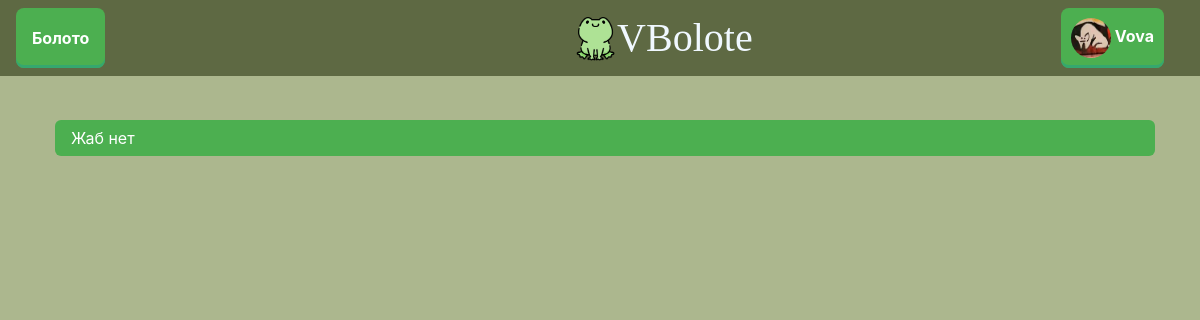
/user_zhabs/1 (signed in), run on an earlier commit of the app's database.
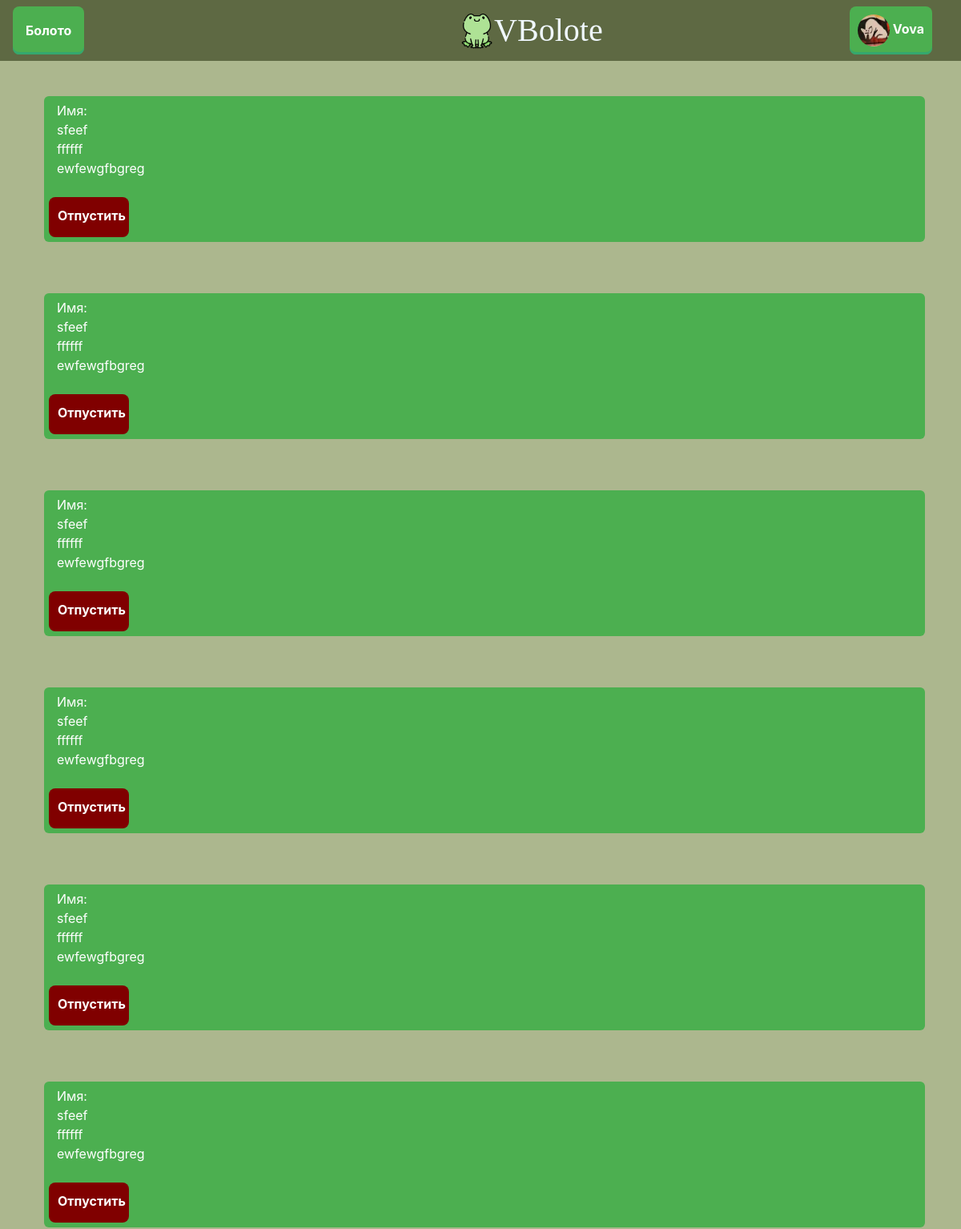
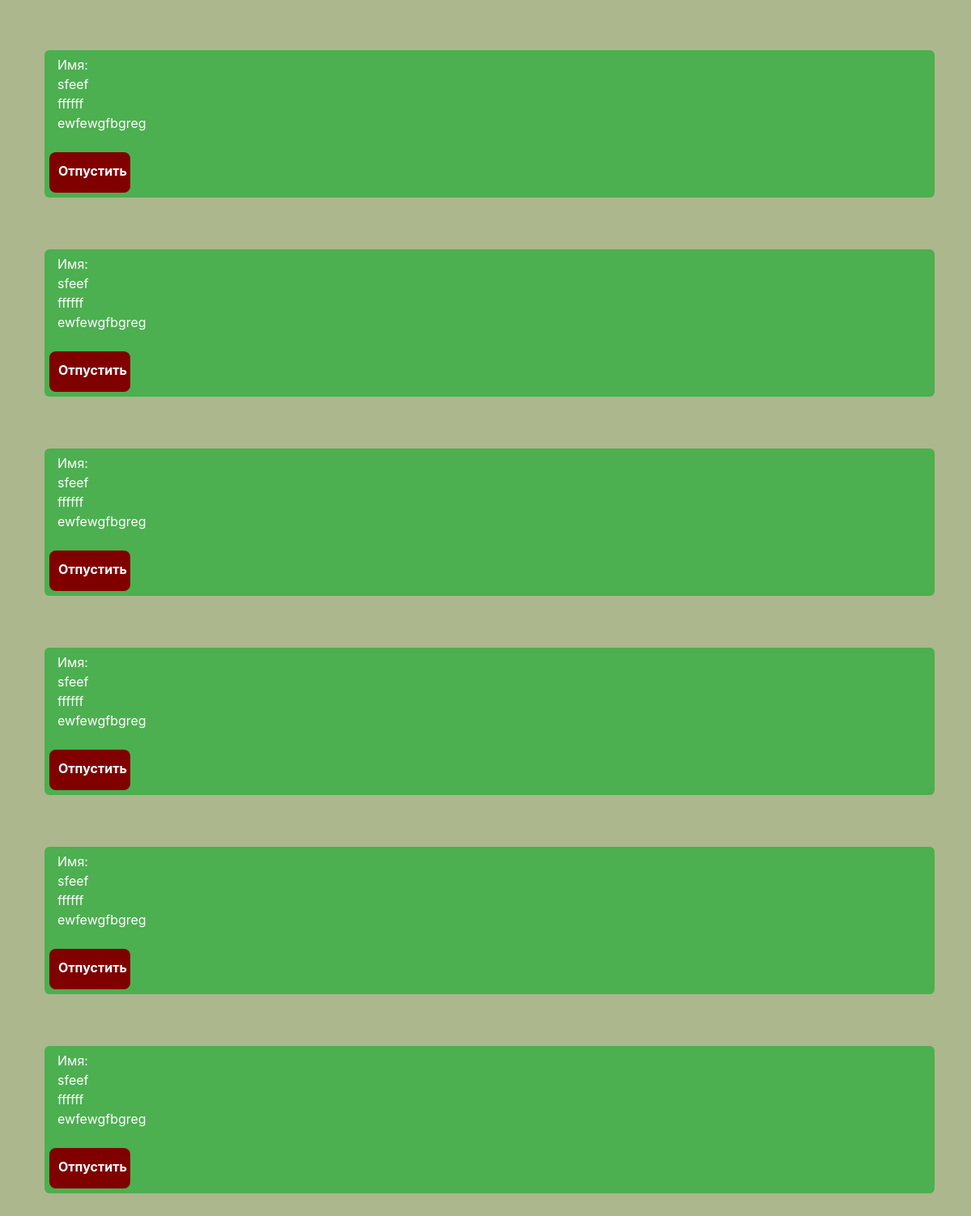
And on a later commit of the database (2 pictures, top to bottom).
### data/users.py (models this page shows, shortened)
class User(SqlAlchemyBase, UserMixin, SerializerMixin):
    __tablename__ = 'users'
    id = sqlalchemy.Column(sqlalchemy.Integer,
                                primary_key=True, autoincrement=True)
    name = sqlalchemy.Column(sqlalchemy.String, nullable=True)
    email = sqlalchemy.Column(sqlalchemy.String,
                              index=True, unique=True, nullable=True)
    hashed_password = sqlalchemy.Column(sqlalchemy.String, nullable=True)
    about = sqlalchemy.Column(sqlalchemy.String, nullable=False,
                              default='')
    au_attitude = sqlalchemy.Column(sqlalchemy.String, nullable=False,
                                    default='')
    frog_attitude = sqlalchemy.Column(sqlalchemy.String, nullable=False,
                                      default='')
    pic = sqlalchemy.Column(sqlalchemy.Integer, default=0)

### data/zhabs.py (models this page shows)
class Zhaba(SqlAlchemyBase, UserMixin, SerializerMixin):
    __tablename__ = 'zhabs'
    id = sqlalchemy.Column(sqlalchemy.Integer, primary_key=True, autoincrement=True)
    name1 = sqlalchemy.Column(sqlalchemy.String, nullable=True)
    name2 = sqlalchemy.Column(sqlalchemy.String, nullable=True)
    name3 = sqlalchemy.Column(sqlalchemy.String, nullable=True)
    pw = sqlalchemy.Column(sqlalchemy.Integer, nullable=True)
    u_id = sqlalchemy.Column(sqlalchemy.Integer, nullable=True, default=0)

### flask_app.py (the view)
@app.route('/user_zhabs/<int:u_id>')
@login_required
def u_zhabs(u_id):
    db_sess = db_session.create_session()
    user = db_sess.query(User).filter(User.id == u_id).first()
    return render_template('u_zh.html',
                           zhabs=ZhM.all_zh(u_id),
                           user=user
                           )

### data/db_session.py (called while the page is built)
def create_session() -> Session:
    global __factory
    return __factory()

### flask_app.py (called while the page is built)
@login_manager.user_loader
def load_user(user_id):
    db_sess = db_session.create_session()
    return db_sess.query(User).get(user_id)

    @staticmethod
    def all_zh(u_id):
        db_sess = db_session.create_session()
        return db_sess.query(Zhaba).filter(Zhaba.u_id == u_id).all()

### templates/u_zh.html
{% extends "base.html" %}
{% block content %}
    <br>
    {% if zhabs%}
        {% for zh in zhabs %}
            <div class="news">
                <span class="news-text">Имя:</span>
                <span class="news-text">{{ zh.name1 }}</span>
                <span class="news-text">{{ zh.name2 }}</span>
                <span class="news-text">{{ zh.name3 }}</span>
                {% if user.id == current_user.id %}
                    <br>
                    <a class="btn btn-danger dislike" href="/release_frog/{{zh.id}}">Отпустить</a>
                {% endif %}
            </div>
            <br>
        {% endfor %}
    {% else %}
        <div class="news">
                <span class="news-text">Жаб нет</span>
        </div>
    {% endif %}
{% endblock %}

### templates/base.html (shortened to what this page needs)
<!doctype html>
<html lang="en">
<head>
    <link rel="stylesheet"
          href="https://stackpath.bootstrapcdn.com/bootstrap/4.4.1/css/bootstrap.min.css"
>
    <link rel="stylesheet" href= "{{ url_for('static', filename='css/decor.css') }}">
</head>
<body>
<header>
    <nav class="navbar navbar-light" style="background-color: #5e6943;">
        <div class="dropdown">
          <button class="dropbtn">Болото</button>
        </div>
        <a type="button" class="AppName" href="/"><img src="../static/img/icon_frog.png" height="50" alt="...">VBolote</a>
            {% if current_user.is_authenticated %}
                <div class="dropdown">
                  <button class="dropbtn user">
                      <img src="../static/img/pics/pic{{current_user.pic}}.jpg" class = "mini_user_pic" alt="аватарка"/>
                      {{ current_user.name }}
                  </button>
                </div>
            {% else %}
                <div class="btn-group" role="group" aria-label="Basic mixed styles example">
                  <a type="button" class="btn btn-login" href="/login">Войти</a>
                  <a type="button" class="btn btn-reg" href="/register">Зарегистрироваться</a>
                </div>
            {% endif %}
    </nav>
</header>
<main role="main" class="container">
    {% block content %}{% endblock %}
</main>
</body>
</html>

### static/css/decor.css (style rules this page uses)
.dropbtn { background-color: #4CAF50; color: white; padding: 16px; font-size: 16px; border: none; }
.dropdown { position: relative; display: inline-block; }
body { background-color: #acb78e; color: aliceblue; }
header { background-color: #5e6943; }
.AppName { color: aliceblue; padding-left: 4em; font-size: 40px; font-family: "Voguer Sans Free" }
button { height: 60px; font-weight: 700; color: #7b917b; text-decoration: none; padding: .5em 2em; border-radius: 8px; background: rgb(123, 145, 123); box-shadow: 0 -3px rgb(53, 167, 110) inset; transition: 0.2s; }
button.user { background-color: #4CAF50; color: white; padding: 10px; font-size: 16px; border: none; margin-right: 20px; }
.news { display: flex; justify-content: space-around; flex-direction: column; margin-left: 10px; margin-top: 20px; margin-bottom: 20px; background-color: #4CAF50; color: white; padding: 6px; border-radius: 6px; }
.news-text { padding-left: 10px; }
.btn-primary, .btn-danger { height: 50px; font-weight: 700; color: white; text-decoration: none; border-radius: 8px; background: #4CAF50; transition: 0.2s; padding: 10px; border-color: transparent; }
.btn-danger { background-color: maroon; }
a.dislike { display: flex; justify-content: flex-start; width: 100px; }
.mini_user_pic { Width: 40px; Height: 40px; border-radius: 50%; }

What changed in the data, as far as the page shows it:
added Zhaba: name1 "sfeef", name2 "ffffff", name3 "ewfewgfbgreg"
added Zhaba: name1 "sfeef", name2 "ffffff", name3 "ewfewgfbgreg"
added Zhaba: name1 "sfeef", name2 "ffffff", name3 "ewfewgfbgreg"
added Zhaba: name1 "sfeef", name2 "ffffff", name3 "ewfewgfbgreg"
added Zhaba: name1 "sfeef", name2 "ffffff", name3 "ewfewgfbgreg"
added Zhaba: name1 "sfeef", name2 "ffffff", name3 "ewfewgfbgreg"
added Zhaba: name1 "sfeef", name2 "ffffff", name3 "ewfewgfbgreg"
added Zhaba: name1 "sfeef", name2 "ffffff", name3 "ewfewgfbgreg"
added Zhaba: name1 "sfeef", name2 "ffffff", name3 "ewfewgfbgreg"
added Zhaba: name1 "sfeef", name2 "ffffff", name3 "ewfewgfbgreg"
added Zhaba: name1 "sfeef", name2 "ffffff", name3 "ewfewgfbgreg"
added Zhaba: name1 "sfeef", name2 "ffffff", name3 "ewfewgfbgreg"
Also different on the page:
text no longer shown: "Жаб нет"
